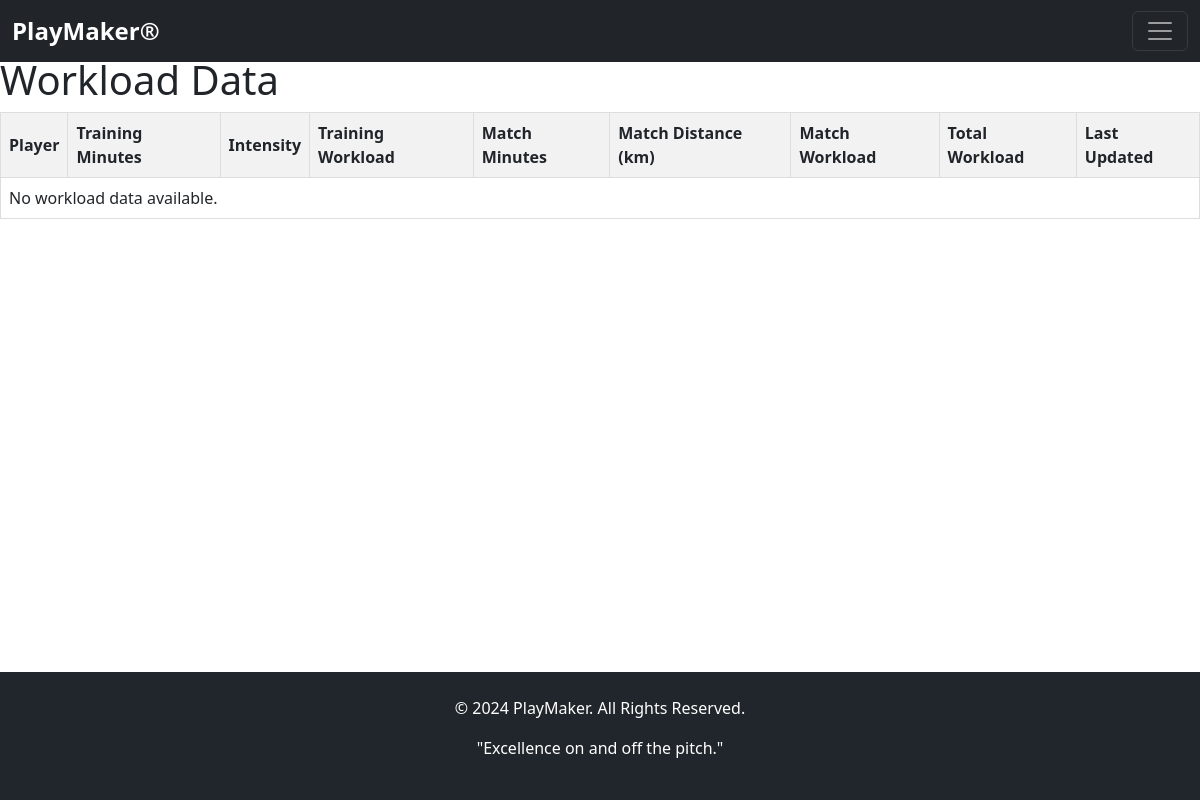
/view-workload/, run on an earlier commit of the app's database.
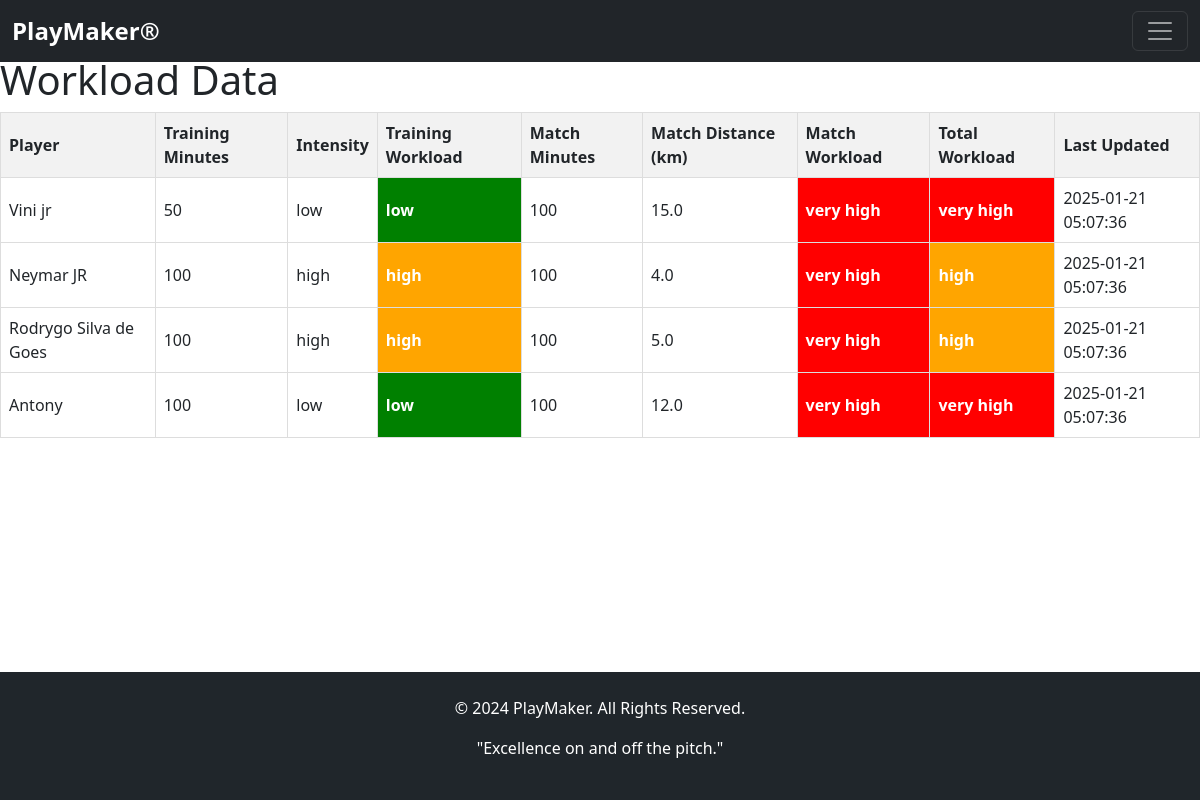
And on a later commit of the database.
### app01/models.py (models this page shows, shortened)
class Workload(models.Model):
    player = models.ForeignKey(player, on_delete=models.CASCADE)
    training_minutes = models.IntegerField(default=0)
    intensity = models.CharField(max_length=10, choices=[('low', 'Low'), ('medium', 'Medium'), ('high', 'High')], default='low')
    match_minutes = models.IntegerField(default=0)
    distance = models.FloatField(default=0.0)  # Distance in kilometers
    training_workload = models.CharField(max_length=10,default='low')
    match_workload = models.CharField(max_length=10,default='low')
    total_workload = models.CharField(max_length=10,default='low')
    last_updated = models.DateTimeField(auto_now=True)

class player(models.Model):
    full_name=models.CharField(max_length=200)
    profile_photo=models.ImageField(upload_to='plyrprof')
    contact=models.CharField(max_length=200)
    gender=models.CharField(max_length=200)
    dob=models.CharField(max_length=200)
    email=models.CharField(max_length=200)
    guardian_name=models.CharField(max_length=200)
    address=models.CharField(max_length=200)
    jersey_number=models.CharField(max_length=200)
    position=models.CharField(max_length=200)
    password=models.CharField(max_length=200)

### app01/views.py (the view)
# urls.py: path('view-workload/', views.view_workload, name='view_workload'),
def view_workload(request):
    workloads = Workload.objects.all()
    return render(request, 'view_workload.html', {'workloads': workloads})

### templates/view_workload.html (shortened to what this page needs)
{% extends 'base.html' %}
{% load static %}
{% block content %}
<h1>Workload Data</h1>
<table>
    <thead>
        <tr>
            <th>Player</th>
            <th>Training Minutes</th>
            <th>Intensity</th>
            <th>Training Workload</th>
            <th>Match Minutes</th>
            <th>Match Distance (km)</th>
            <th>Match Workload</th>
            <th>Total Workload</th>
            <th>Last Updated</th>
        </tr>
    </thead>
    <tbody>
        {% for workload in workloads %}
        <tr>
            <td>{{ workload.player.full_name }}</td>
            <td>{{ workload.training_minutes }}</td>
            <td>{{ workload.intensity }}</td>
            <td class="workload-category">{{ workload.training_workload }}</td>
            <td>{{ workload.match_minutes }}</td>
            <td>{{ workload.distance }}</td>
            <td class="workload-category">{{ workload.match_workload }}</td>
            <td class="workload-category">{{ workload.total_workload }}</td>
            <td>{{ workload.last_updated|date:"Y-m-d H:i:s" }}</td>
        </tr>
        {% empty %}
        <tr>
            <td colspan="9">No workload data available.</td>
        </tr>
        {% endfor %}
    </tbody>
</table>
{% endblock %}

What changed in the data, as far as the page shows it:
added Workload: player.full_name "Vini jr", training_minutes "50", intensity "low", training_workload "low", match_minutes "100", distance "15.0", match_workload "very high", total_workload "very high", last_updated "2025-01-21 05:07:36"
added Workload: player.full_name "Neymar JR", training_minutes "100", intensity "high", training_workload "high", match_minutes "100", distance "4.0", match_workload "very high", total_workload "high", last_updated "2025-01-21 05:07:36"
added Workload: player.full_name "Rodrygo Silva de Goes", training_minutes "100", intensity "high", training_workload "high", match_minutes "100", distance "5.0", match_workload "very high", total_workload "high", last_updated "2025-01-21 05:07:36"
added Workload: player.full_name "Antony", training_minutes "100", intensity "low", training_workload "low", match_minutes "100", distance "12.0", match_workload "very high", total_workload "very high", last_updated "2025-01-21 05:07:36"
Also different on the page:
text no longer shown: "No workload data available."
